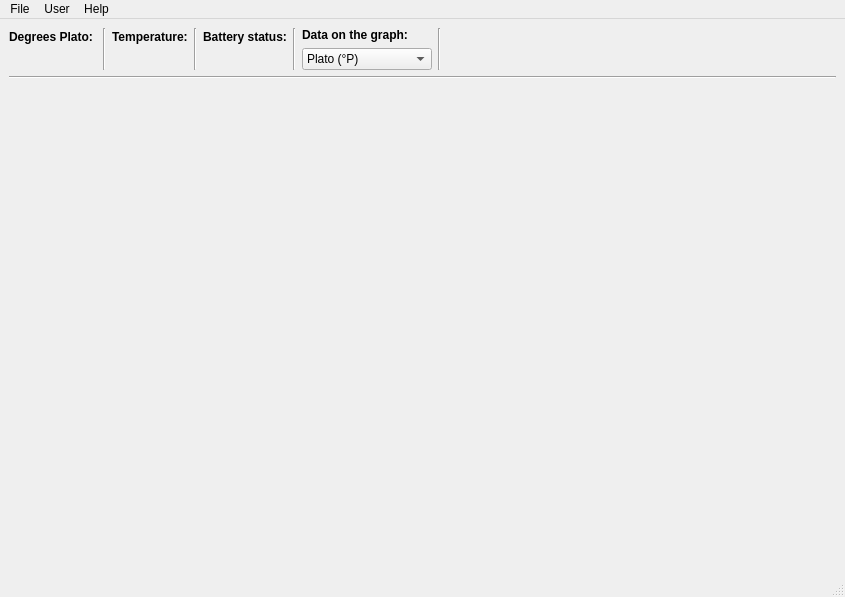
<?xml version="1.0" encoding="UTF-8"?>
<ui version="4.0">
 <class>DataVisualizer</class>
 <widget class="QMainWindow" name="DataVisualizer">
  <property name="geometry">
   <rect>
    <x>0</x>
    <y>0</y>
    <width>845</width>
    <height>597</height>
   </rect>
  </property>
  <property name="windowTitle">
   <string>BEER WORT PARAMETERS</string>
  </property>
  <widget class="QWidget" name="centralwidget">
   <layout class="QGridLayout" name="gridLayout">
    <item row="0" column="0">
     <layout class="QHBoxLayout" name="horizontalLayout">
      <item>
       <layout class="QVBoxLayout" name="verticalLayout">
        <item>
         <widget class="QLabel" name="plato">
          <property name="font">
           <font>
            <pointsize>9</pointsize>
            <bold>true</bold>
           </font>
          </property>
          <property name="text">
           <string>Degrees Plato: </string>
          </property>
         </widget>
        </item>
        <item>
         <widget class="QLabel" name="platoValue">
          <property name="font">
           <font>
            <pointsize>9</pointsize>
           </font>
          </property>
          <property name="text">
           <string/>
          </property>
          <property name="alignment">
           <set>Qt::AlignCenter</set>
          </property>
         </widget>
        </item>
       </layout>
      </item>
      <item>
       <widget class="Line" name="line">
        <property name="orientation">
         <enum>Qt::Vertical</enum>
        </property>
       </widget>
      </item>
      <item>
       <layout class="QVBoxLayout" name="verticalLayout_2">
        <item>
         <widget class="QLabel" name="temperature">
          <property name="font">
           <font>
            <pointsize>9</pointsize>
            <bold>true</bold>
           </font>
          </property>
          <property name="text">
           <string>Temperature:</string>
          </property>
         </widget>
        </item>
        <item>
         <widget class="QLabel" name="temperatureValue">
          <property name="font">
           <font>
            <pointsize>9</pointsize>
           </font>
          </property>
          <property name="text">
           <string/>
          </property>
          <property name="alignment">
           <set>Qt::AlignCenter</set>
          </property>
         </widget>
        </item>
       </layout>
      </item>
      <item>
       <widget class="Line" name="line_2">
        <property name="orientation">
         <enum>Qt::Vertical</enum>
        </property>
       </widget>
      </item>
      <item>
       <layout class="QVBoxLayout" name="verticalLayout_3">
        <item>
         <widget class="QLabel" name="battery">
          <property name="font">
           <font>
            <pointsize>9</pointsize>
            <bold>true</bold>
           </font>
          </property>
          <property name="text">
           <string>Battery status:</string>
          </property>
         </widget>
        </item>
        <item>
         <widget class="QLabel" name="batteryStatus">
          <property name="font">
           <font>
            <pointsize>9</pointsize>
           </font>
          </property>
          <property name="text">
           <string/>
          </property>
          <property name="alignment">
           <set>Qt::AlignCenter</set>
          </property>
         </widget>
        </item>
       </layout>
      </item>
      <item>
       <widget class="Line" name="line_3">
        <property name="orientation">
         <enum>Qt::Vertical</enum>
        </property>
       </widget>
      </item>
      <item>
       <layout class="QVBoxLayout" name="verticalLayout_4">
        <item>
         <widget class="QLabel" name="graphData">
          <property name="font">
           <font>
            <pointsize>9</pointsize>
            <bold>true</bold>
           </font>
          </property>
          <property name="text">
           <string>Data on the graph:</string>
          </property>
         </widget>
        </item>
        <item>
         <widget class="QComboBox" name="graphComboBox">
          <property name="font">
           <font>
            <pointsize>9</pointsize>
           </font>
          </property>
          <item>
           <property name="text">
            <string>Plato (°P)</string>
           </property>
          </item>
          <item>
           <property name="text">
            <string>Temperature (°C)</string>
           </property>
          </item>
          <item>
           <property name="text">
            <string>Battery voltage (V)</string>
           </property>
          </item>
         </widget>
        </item>
       </layout>
      </item>
      <item>
       <widget class="Line" name="line_4">
        <property name="orientation">
         <enum>Qt::Vertical</enum>
        </property>
       </widget>
      </item>
      <item>
       <spacer name="horizontalSpacer">
        <property name="orientation">
         <enum>Qt::Horizontal</enum>
        </property>
        <property name="sizeHint" stdset="0">
         <size>
          <width>40</width>
          <height>20</height>
         </size>
        </property>
       </spacer>
      </item>
     </layout>
    </item>
    <item row="1" column="0">
     <widget class="Line" name="line_5">
      <property name="orientation">
       <enum>Qt::Horizontal</enum>
      </property>
     </widget>
    </item>
    <item row="2" column="0">
     <widget class="QCustomPlot" name="customPlot" native="true">
      <property name="sizePolicy">
       <sizepolicy hsizetype="Expanding" vsizetype="Expanding">
        <horstretch>0</horstretch>
        <verstretch>0</verstretch>
       </sizepolicy>
      </property>
     </widget>
    </item>
   </layout>
  </widget>
  <widget class="QMenuBar" name="menubar">
   <property name="geometry">
    <rect>
     <x>0</x>
     <y>0</y>
     <width>845</width>
     <height>25</height>
    </rect>
   </property>
   <widget class="QMenu" name="menuFile">
    <property name="title">
     <string>File</string>
    </property>
    <addaction name="actionRefresh"/>
   </widget>
   <widget class="QMenu" name="menuUser">
    <property name="title">
     <string>User</string>
    </property>
    <addaction name="actionLog_out"/>
   </widget>
   <widget class="QMenu" name="menuHelp">
    <property name="title">
     <string>Help</string>
    </property>
    <addaction name="actionAbout_this_app"/>
   </widget>
   <addaction name="menuFile"/>
   <addaction name="menuUser"/>
   <addaction name="menuHelp"/>
  </widget>
  <widget class="QStatusBar" name="statusbar"/>
  <action name="actionRefresh">
   <property name="text">
    <string>Refresh</string>
   </property>
   <property name="shortcut">
    <string>Ctrl+R</string>
   </property>
  </action>
  <action name="actionLog_out">
   <property name="text">
    <string>Log out</string>
   </property>
  </action>
  <action name="actionAbout_this_app">
   <property name="text">
    <string>About this app</string>
   </property>
   <property name="shortcut">
    <string>Ctrl+H</string>
   </property>
  </action>
 </widget>
 <customwidgets>
  <customwidget>
   <class>QCustomPlot</class>
   <extends>QWidget</extends>
   <header>qcustomplot.h</header>
   <container>1</container>
  </customwidget>
 </customwidgets>
 <resources/>
 <connections/>
</ui>
